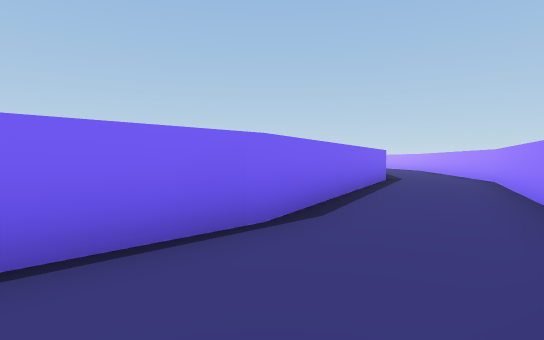
[1] (above)

15 first-person views from a walk through a 3-D level made in the Unity game engine. The camera is 0.29 m above the floor, tilts 2° down and sees 80° across. The floor is counted in squares, 0.5 m on a side. Each view is taken from the middle of a square. On the plan, view 1 faces up. The plan holds only what a view shows up to about 9 squares ahead; the rest is blank. The place goes on beyond the plan.

[2]
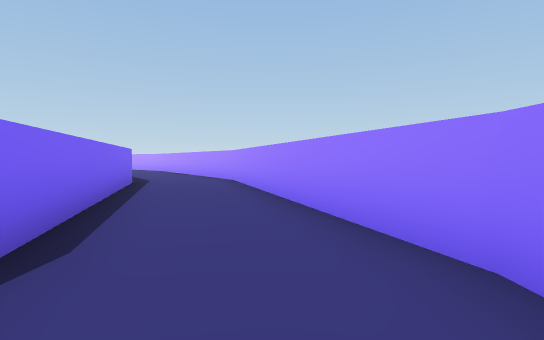

[3]
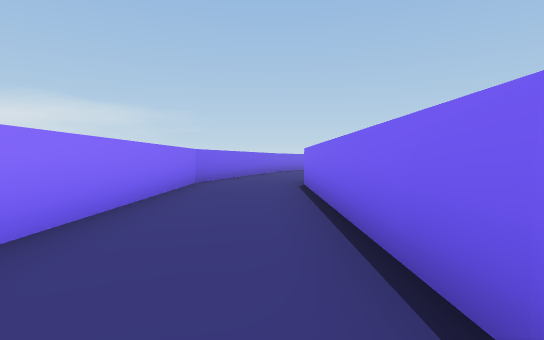

[4]
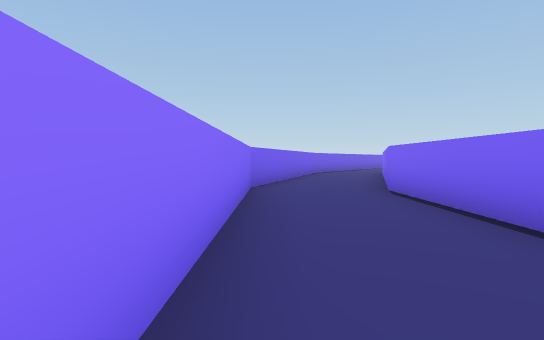

[5]
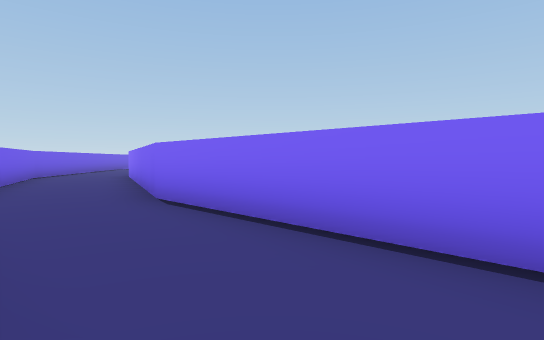

[6]
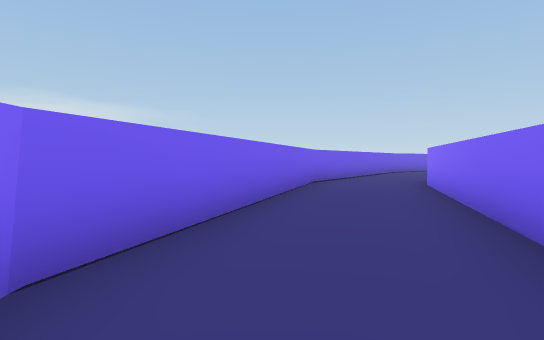

[7]
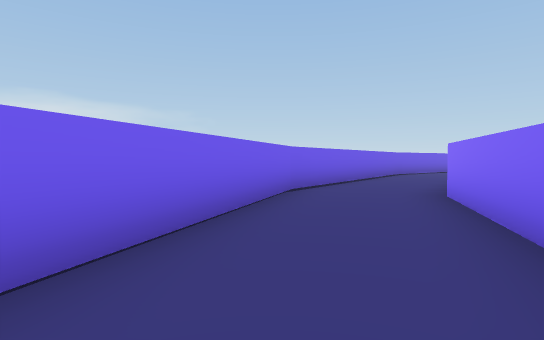

[8]
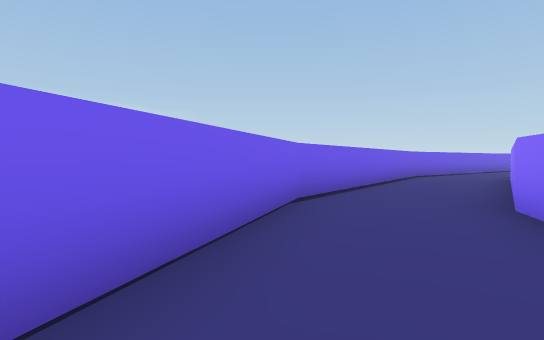

[9]
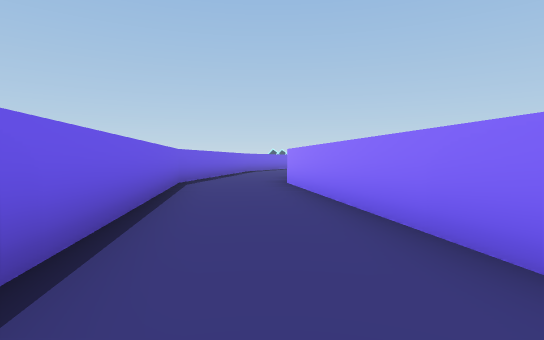

[10]
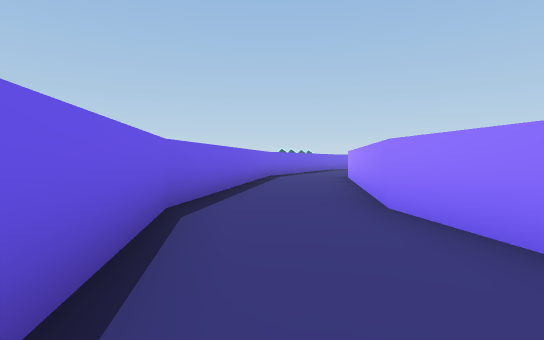

[11]
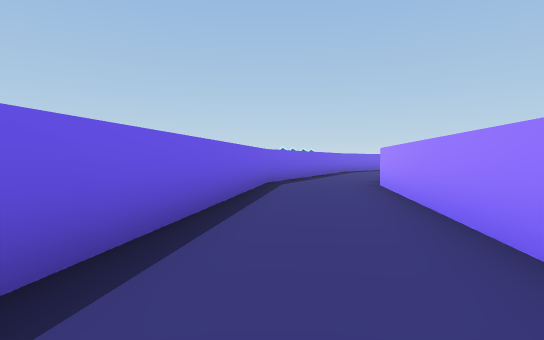

[12]
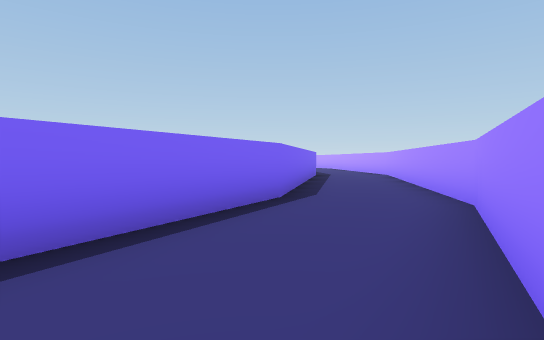

[13]
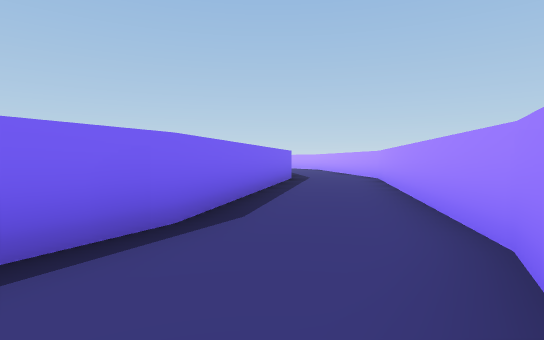

[14]
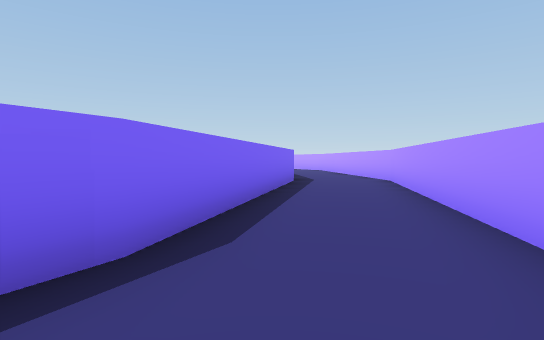

[15]
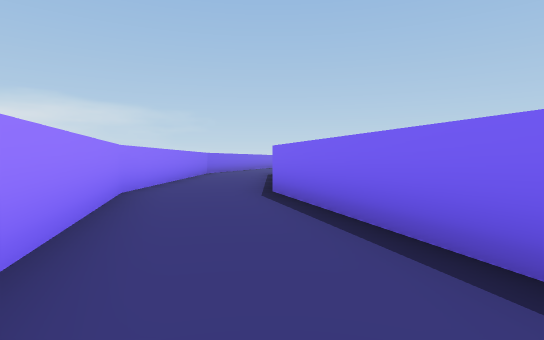

### Floor plan
Ten units are one square. View 1 is at (0, 0); x grows to the right and y downward. Boxes are objects, and circles mark ways between rooms. Rooms are numbered by the first view taken in them; rooms with no view inside come last. Other rooms are left out.
<svg viewBox="-221 -115 286 202">
<path fill="none" stroke="#000" d="M19 -12 29 -31M0 -30 -47 17 -58 23M5 -41 -1 -30M-43 43 -32 38 20 -13M-58 23 -89 38M-82 63 -43 43M-97 71 -82 63M-89 38 -105 46 -115 48M-115 48 -168 56 -216 49M-216 75 -168 82 -97 71M16 -61 5 -41M29 -31 39 -51M31 -89 16 -61M39 -51 49 -70M35 -107 31 -88M55 -79 60 -103M49 -70 55 -81"/>
<circle cx="-50" cy="30" r="3" fill="#2a7"/>
<circle cx="20" cy="-40" r="3" fill="#2a7"/>
<circle cx="-80" cy="50" r="3" fill="#2a7"/>
<circle cx="-110" cy="60" r="3" fill="#2a7"/>
<circle cx="30" cy="-60" r="3" fill="#2a7"/>
<circle cx="40" cy="-80" r="3" fill="#2a7"/>
<text x="-10" y="0">1</text>
<text x="-70" y="40">2</text>
<text x="-100" y="60">3</text>
<text x="-160" y="60">4</text>
<text x="20" y="-50">5</text>
<text x="30" y="-70">6</text>
<text x="40" y="-90">7</text>
</svg>
Room 1 opens to room 2. Room 1 opens to room 5. Room 2 opens to room 3. Room 3 opens to room 4. Room 5 opens to room 6. Room 6 opens to room 7.

Where each view was taken, in squares from view 1:
view 1: 0 up, 0 right, facing up
view 2: 1 up, 0 right, facing up-right
view 3: 3 up, 1 right, facing down-left
view 4: 1 up, 1 right, facing down-left
view 5: 0 up, 0 right, facing left
view 6: 2 down, 3 left, facing down-left
view 7: 3 down, 5 left, facing down-left
view 8: 4 down, 6 left, facing down-left
view 9: 6 down, 9 left, facing left
view 10: 7 down, 13 left, facing left
view 11: 7 down, 16 left, facing left
view 12: 4 up, 3 right, facing up
view 13: 6 up, 4 right, facing up
view 14: 7 up, 4 right, facing up
view 15: 7 up, 4 right, facing down-left
